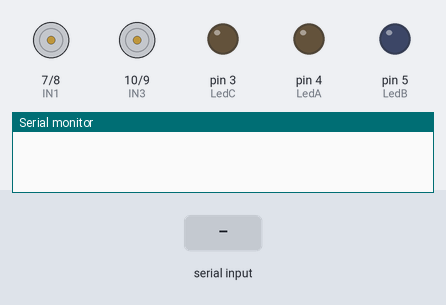
The sketch below on a simulated Arduino Uno, built with avr-gcc and run on an emulated ATmega328P. On the bench: motor-driver pin pairs drawn as motors (green arrow = first pin HIGH = forward, orange = second pin HIGH = backward, longer = more drive, scaled by the enable pin), output pins drawn as LEDs (lit = HIGH), the last lines printed to the serial monitor. The test bench sets the inputs (shaded band).

Above: at 1.2 s.
1.3 s: "f\n" received over Serial
At 1.8 s:
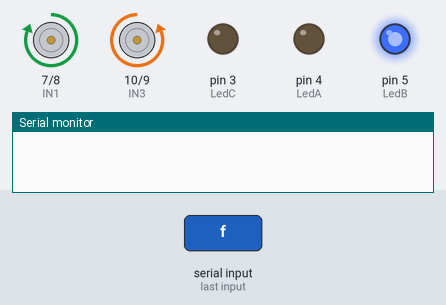
2.8 s: byte 115 ('s') received over Serial
At 4.0 s:
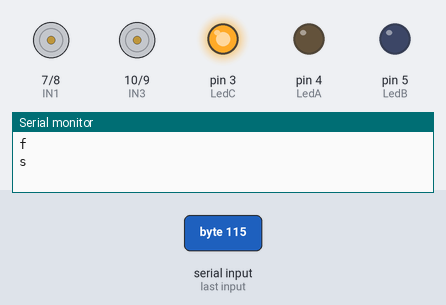
4.3 s: byte 98 ('b') received over Serial
At 5.3 s:
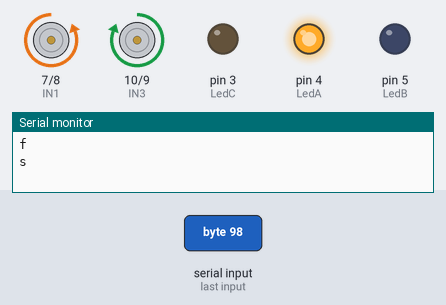
5.8 s: byte 108 ('l') received over Serial
At 6.5 s:
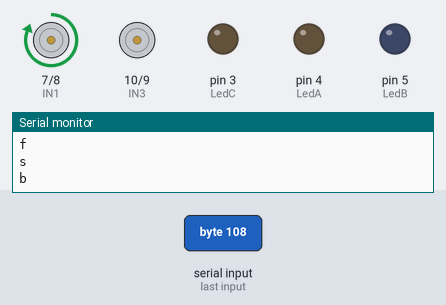
7.3 s: byte 114 ('r') received over Serial
At 10.0 s:
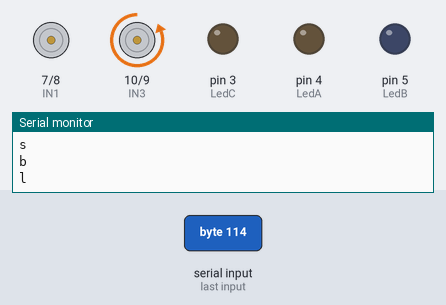
10.3 s: "l\n" received over Serial
At 12.2 s:
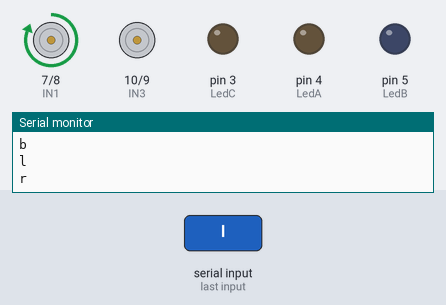
Timing chart, 0 to 13.7 s (numbered marks = the images above; inputs shaded):
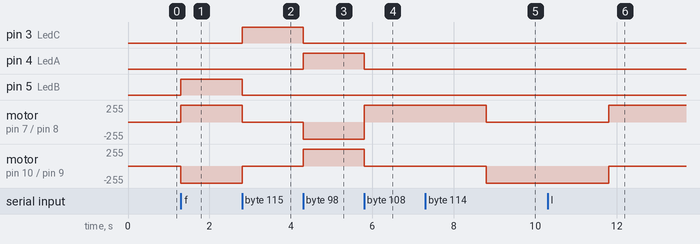

The sketch:

Serial_printing_values.ino
```cpp
void forward();   //function call
void backwards();  //function call
void finish();    //function call
void left();       //function call
void right();      //function call

const int IN1 = 7;
const int IN2 = 8;
const int IN3 = 10;
const int IN4 = 9;
const int EN1 = 6;
const int EN2 = 11;
const int LedA = 4;  // Red leds
const int LedB = 5;  //Green leds.
const int LedC = 3; //yellow leds


char val; //variable used to find a character pressed

void setup() {
  pinMode(IN1,OUTPUT);
  pinMode(IN2,OUTPUT);
  pinMode(IN3,OUTPUT);
  pinMode(IN4,OUTPUT);
  pinMode(EN1,OUTPUT);
  pinMode(EN2,OUTPUT);
  pinMode(LedA,OUTPUT);
  pinMode(LedB,OUTPUT);
  pinMode(LedC,OUTPUT);
  Serial.begin(9600); //Serial baud rate communication of data
}

void loop() {
  if(Serial.available())
  {
     val = Serial.read();

      if(val == 'f')
          {
            forward();
            Serial.print(val);
            Serial.print("\n");
          }
          if(val == 'l')
          {
            left();
            Serial.print(val);
            Serial.print("\n");
          }
          if(val == 's')
          {
            finish();
            Serial.print(val);
            Serial.print("\n");
          }
          if(val == 'r')
          {
            right();
            Serial.print(val);
            Serial.print("\n");
          }
          if(val == 'b')
          {
            backwards();
            Serial.print(val);
            Serial.print("\n");
          }


       }
    }
```

movement.ino
```cpp
void forward()
{
    digitalWrite(LedA, LOW); //Red leds OFF
    digitalWrite(LedB, HIGH);//Green Leds ON
    digitalWrite(LedC,LOW); //Yellow leds OFF
    digitalWrite(EN1,HIGH);
    digitalWrite(EN2,HIGH);
    // Right Motor operation
    digitalWrite(IN1,HIGH);
    digitalWrite(IN2,LOW);
    // Left Motor operation
    digitalWrite(IN3,LOW);
    digitalWrite(IN4,HIGH);
    delay(1000);//wait 1 seconds
}
void backwards()
{
    digitalWrite(LedA, HIGH); //Red leds ON
    digitalWrite(LedB, LOW); //Green Leds OFF
    digitalWrite(LedC,LOW); // Yellow led OFF
    digitalWrite(EN1,HIGH);
    digitalWrite(EN2,HIGH);
    // Right Motor operation
    digitalWrite(IN1,LOW);
    digitalWrite(IN2,HIGH);
    // Left Motor operation
    digitalWrite(IN3,HIGH);
    digitalWrite(IN4,LOW);
    delay(1000);//wait 1 second
}
 void finish()
  {
    digitalWrite(LedA,LOW);   //Red leds OFF
    digitalWrite(LedB,LOW);   //Green leds OFF
    digitalWrite(LedC,HIGH);  //Yellow leds ON
    digitalWrite(EN1,LOW);
    digitalWrite(EN2,LOW);
    digitalWrite(IN1,LOW);
    digitalWrite(IN2,LOW);
    digitalWrite(IN3,LOW);
    digitalWrite(IN4,LOW);
    delay(1000);//wait 1 second
  }
  void left()
  {
    digitalWrite(LedA,LOW);   //Red leds OFF
    digitalWrite(LedB,LOW);   //Green leds OFF
    digitalWrite(LedC,LOW);  //yellow leds OFF
     // Right Motor operation
    digitalWrite(EN1,HIGH);
    digitalWrite(IN1,HIGH);
    digitalWrite(IN2,LOW);
    // Left Motor operation is turned off
    digitalWrite(EN2,LOW);
    digitalWrite(IN3,LOW);
    digitalWrite(IN4,LOW);
    delay(3000);//wait 1second
  }

  void right()
  {
    digitalWrite(LedA,LOW);   //Red leds OFF
    digitalWrite(LedB,LOW);   //Green leds OFF
    digitalWrite(LedC,LOW);  //Yellow leds OFF
    // Left Motor operation
    digitalWrite(EN2,HIGH);
    digitalWrite(IN3,LOW);
    digitalWrite(IN4,HIGH);

    // Right Motor operation is turned off
    digitalWrite(EN1,LOW);
    digitalWrite(IN1,LOW);
    digitalWrite(IN2,LOW);
    delay(3000);//wait 1 second
  }
```

Measured:
- after the input at 1.3 s, pin 5 (LedB): LOW → HIGH at once; motor on pin 7 (IN1) / pin 8 (IN2): stopped → forward 255/255 at once; motor on pin 10 (IN3) / pin 9 (IN4): stopped → backward 255/255 at once
- after the input at 2.8 s, pin 3 (LedC): LOW → HIGH at once; pin 5 (LedB): HIGH → LOW at once; motor on pin 7 (IN1) / pin 8 (IN2): forward 255/255 → stopped at once; motor on pin 10 (IN3) / pin 9 (IN4): backward 255/255 → stopped at once
- after the input at 4.3 s, pin 3 (LedC): HIGH → LOW at once; pin 4 (LedA): LOW → HIGH at once; motor on pin 7 (IN1) / pin 8 (IN2): stopped → backward 255/255 at once; motor on pin 10 (IN3) / pin 9 (IN4): stopped → forward 255/255 at once
- after the input at 5.8 s, pin 4 (LedA): HIGH → LOW at once; motor on pin 7 (IN1) / pin 8 (IN2): backward 255/255 → forward 255/255 at once; motor on pin 10 (IN3) / pin 9 (IN4): forward 255/255 → stopped at once
- after the input at 7.3 s, motor on pin 7 (IN1) / pin 8 (IN2): forward 255/255 → stopped after 1.5 s; motor on pin 10 (IN3) / pin 9 (IN4): stopped → backward 255/255 after 1.5 s
- after the input at 10.3 s, motor on pin 7 (IN1) / pin 8 (IN2): stopped → forward 255/255 after 1.5 s; motor on pin 10 (IN3) / pin 9 (IN4): backward 255/255 → stopped after 1.5 s
